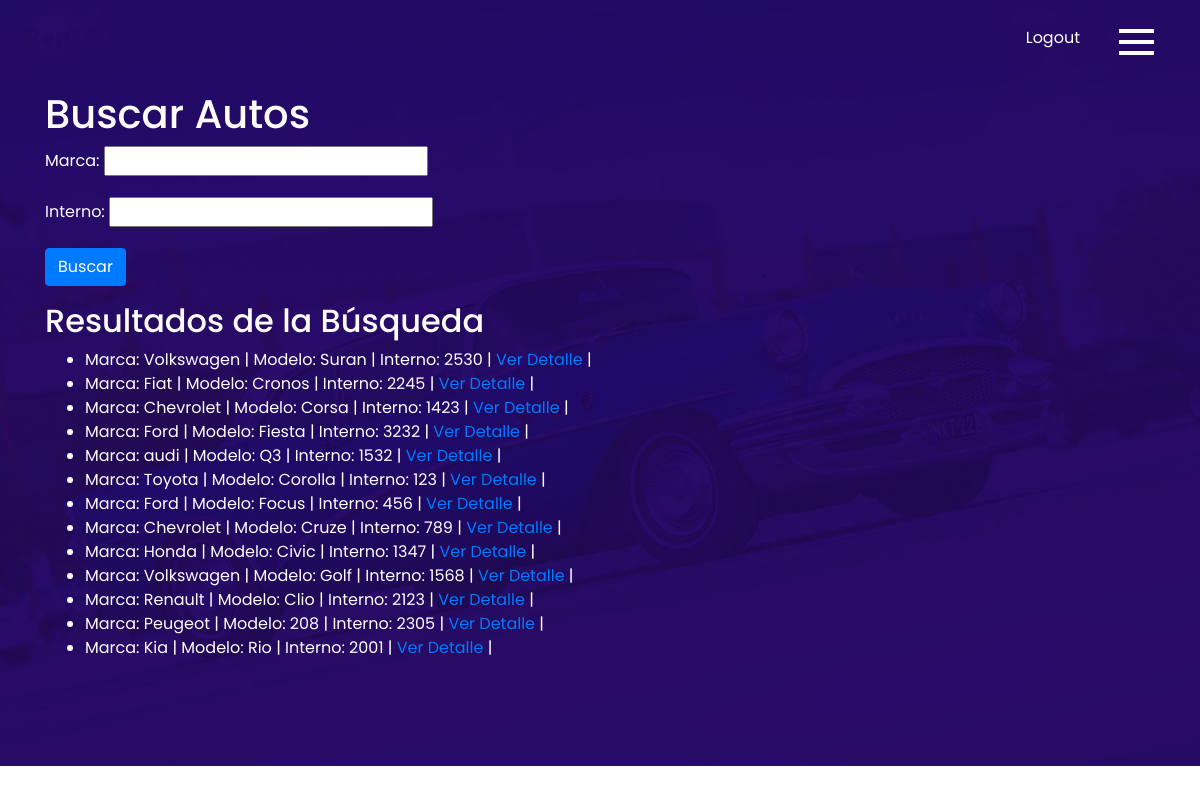
Page /buscarautos/ (signed in) on the committed database.
### app/models.py (models this page shows, shortened)
class Autos(models.Model):
    marca = models.CharField(max_length=25)
    modelo = models.CharField(max_length=25)
    interno = models.IntegerField(unique=True)
    precio = models.FloatField()

### app/views.py (the view)
# urls.py: path('buscarautos/', views.buscar_autos, name= "BuscarAuto"),
@login_required
def buscar_autos(request):
    formulario = BuscarAutos(request.POST)
    autos_filtrados = Autos.objects.all()
    if formulario.is_valid():
        informacion = formulario.cleaned_data
        if informacion.get("marca"):
            autos_filtrados = autos_filtrados.filter(marca__icontains=informacion["marca"])
        if informacion.get("interno"):
            autos_filtrados = autos_filtrados.filter(interno=informacion["interno"])
    return render(request, "app/buscar_autos.html", {"formulario": formulario, "autos_filtrados": autos_filtrados})

### app/forms.py
class BuscarAutos(forms.Form):
    marca = forms.CharField(required=False, label="Marca", max_length=100)
    interno = forms.IntegerField(required=False, label="Interno")

### app/templates/app/buscar_autos.html (shortened to what this page needs)
{%load static%}
{%block main%}
<html>
<head>
  <link rel="stylesheet" type="text/css" href="https://cdnjs.cloudflare.com/ajax/libs/OwlCarousel2/2.3.4/assets/owl.carousel.min.css" />
  <link rel="stylesheet" type="text/css" href="{% static 'app/css/bootstrap.css'%}" />
  <link href="{% static 'app/css/style.css'%}" rel="stylesheet" />
  <link href="{% static 'app/css/responsive.css'%}" rel="stylesheet" />
</head>
<body>
  <div class="hero_area">
    <header class="header_section">
      <div class="container-fluid">
        <nav class="navbar navbar-expand-lg custom_nav-container">
          <a class="navbar-brand" href="{% url 'Inicio' %}">
            <span>Rent4u</span>
          </a>
           <div class="navbar-collapse">
            <div class="user_option">
              {% if request.user.is_authenticated %}
                <a href="{% url 'Logout' %}" aria-label="Logout">Logout</a>
              {%else%}
                <a href="{% url 'Login' %}" aria-label="Iniciar sesión">Login</a>
              {%endif%}
            </div>
            <div class="custom_menu-btn">
              <button onclick="openNav()" aria-expanded="false" aria-label="Abrir menú" aria-controls="myNav">
                <span class="s-1"></span>
                <span class="s-2"></span>
                <span class="s-3"></span>
              </button>
            </div>
          </div>
        </nav>
      </div>
    </header>
  <section class="contact_section layout_padding">
    <div class="container">
        <h1>Buscar Autos</h1>
        <form method="post">
            {{ formulario.as_p }}
            <button type="submit" class="btn btn-primary">Buscar</button>
        </form>
        <h2>Resultados de la Búsqueda</h2>
        {% if autos_filtrados %}
            <ul>
                {% for auto in autos_filtrados %}
                    <li>
                      Marca: {{ auto.marca }} | Modelo: {{ auto.modelo }} | Interno: {{ auto.interno }} |
                      {% if request.user.is_superuser %}
                      <a href="{% url 'DetalleAutos' auto.pk %}">Ver Detalle</a> |
                      <a href="{% url 'EditarAutos' auto.pk %}">Editar</a> |
                      <a href="{% url 'BorrarAutos' auto.pk %}">Borrar</a>
                      {% else %}
                      <a href="{% url 'DetalleAutos' auto.pk %}">Ver Detalle</a> |
                      {% endif %}
                    </li>
                {% endfor %}
            </ul>
        {% else %}
            <p>No se encontraron autos que coincidan con los criterios de búsqueda.</p>
        {% endif %}
    </div>
</section>
</body>
{% endblock main%}

### app/static/app/css/style.css (style rules this page uses)
body { font-family: "Poppins", sans-serif; color: #0c0c0c; background-color: #ffffff; }
.layout_padding { padding-top: 90px; padding-bottom: 90px; }
.hero_area { position: relative; }
.header_section { position: absolute; width: 100%; top: 0; left: 0; }
.header_section .container-fluid { padding-right: 25px; padding-left: 25px; }
.custom_menu-btn { z-index: 9; position: absolute; right: 15px; top: 14px; }
.custom_menu-btn button { margin-top: 7px; outline: none; border: none; background-color: transparent; }
.custom_menu-btn span { display: block; width: 35px; height: 4px; background-color: #fff; margin: 7px 0; -webkit-transition: all 0.3s; transition: all 0.3s; }
a, a:hover, a:focus { text-decoration: none; }
.btn, .btn:focus { outline: none !important; -webkit-box-shadow: none; box-shadow: none; }
.navbar-brand { display: -webkit-box; display: -ms-flexbox; display: flex; -webkit-box-align: center; -ms-flex-align: center; align-items: center; }
.navbar-brand span { font-size: 24px; font-weight: 700; color: #240a5e; }
.custom_nav-container { z-index: 99999; padding: 15px 0; }
.user_option { margin-left: auto; margin-right: 95px; }
.user_option a { color: #fefdfc; font-size: 16px; }
.contact_section { background-image: url(../images/contact-bg.jpg); background-size: cover; color: #fefdfc; }

### rows in the picture
Autos: marca "Volkswagen", modelo "Suran", interno "2530"
Autos: marca "Fiat", modelo "Cronos", interno "2245"
Autos: marca "Chevrolet", modelo "Corsa", interno "1423"
Autos: marca "Ford", modelo "Fiesta", interno "3232"
Autos: marca "audi", modelo "Q3", interno "1532"
Autos: marca "Toyota", modelo "Corolla", interno "123"
Autos: marca "Ford", modelo "Focus", interno "456"
Autos: marca "Chevrolet", modelo "Cruze", interno "789"
Autos: marca "Honda", modelo "Civic", interno "1347"
Autos: marca "Volkswagen", modelo "Golf", interno "1568"
Autos: marca "Renault", modelo "Clio", interno "2123"
Autos: marca "Peugeot", modelo "208", interno "2305"
Autos: marca "Kia", modelo "Rio", interno "2001"
